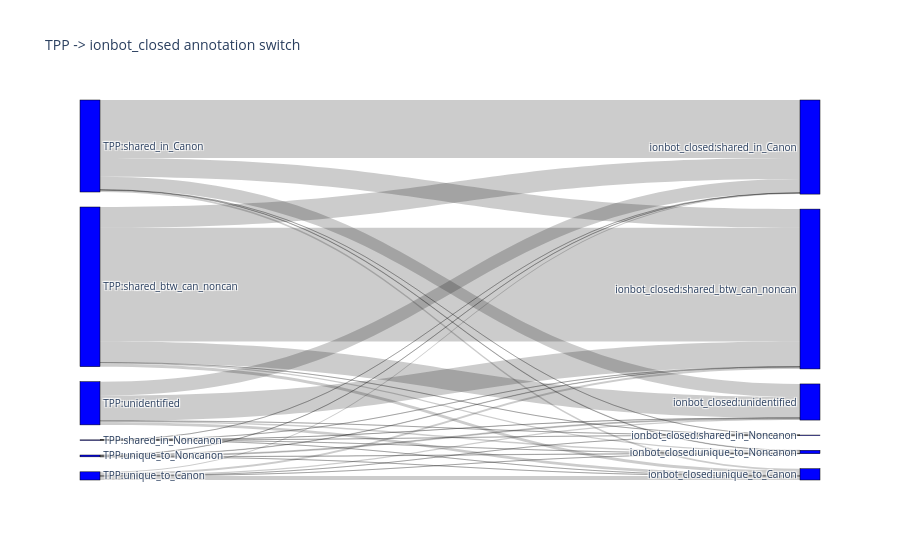

Notebook source saved alongside this figure:
### Code cell
fig = go.Figure(data=[go.Sankey(
    node = dict(
      pad = 15,
      thickness = 20,
      line = dict(color = "black", width = 0.5),
      label = nodes_names,
      color = "blue"
    ),
    link = dict(
      source = sankey_data.link_source.tolist(),
      target = sankey_data.link_target.tolist(),
      value = sankey_data.link_value.tolist()
  ))])

fig.update_layout(title_text=f"{PIPELINE_CL} -> {PIPELINE_N} annotation switch", font_size=10)
#fig.write_image(f".svg")
fig.show()

### Figure 1 — Plotly figure (JSON) as saved in the notebook; plotly's stock layout.template omitted (floating-point values rounded to 4 significant figures)
{"data": [{"link": {"source": [0, 0, 0, 0, 0, 0, 0, 1, 1, 1, 1, 1, 1, 1, 2, 2, 2, 2, 2, 2, 2, 3, 3, 3, 3, 3, 3, 3, 4, 4, 4, 4, 4, 4, 4, 5, 5, 5, 5, 5, 5, 5, 6, 6, 6, 6, 6, 6, 6], "target": [7, 8, 9, 10, 11, 12, 13, 7, 8, 9, 10, 11, 12, 13, 7, 8, 9, 10, 11, 12, 13, 7, 8, 9, 10, 11, 12, 13, 7, 8, 9, 10, 11, 12, 13, 7, 8, 9, 10, 11, 12, 13, 7, 8, 9, 10, 11, 12, 13], "value": [null, null, 1450, 84, 2766, 14533, 26352, null, null, null, null, null, null, null, 1010, null, 259, null, 41, 197, 381, 59, null, 2, 12, 4, 16, 54, 1245, null, 45, 3, 4180, 1131, 1945, 13568, null, 498, 38, 1859, 60773, 19513, 21888, null, 1333, 106, 2952, 21791, 118970]}, "node": {"color": "blue", "label": ["TPP:unidentified", "TPP:Decoy", "TPP:unique_to_Noncanon", "TPP:shared_in_Noncanon", "TPP:unique_to_Canon", "TPP:shared_in_Canon", "TPP:shared_btw_can_noncan", "ionbot_closed:unidentified", "ionbot_closed:Decoy", "ionbot_closed:unique_to_Noncanon", "ionbot_closed:shared_in_Noncanon", "ionbot_closed:unique_to_Canon", "ionbot_closed:shared_in_Canon", "ionbot_closed:shared_btw_can_noncan"], "line": {"color": "black", "width": 0.5}, "pad": 15, "thickness": 20}, "type": "sankey"}], "layout": {"font": {"size": 10}, "title": {"text": "TPP -> ionbot_closed annotation switch"}}}
